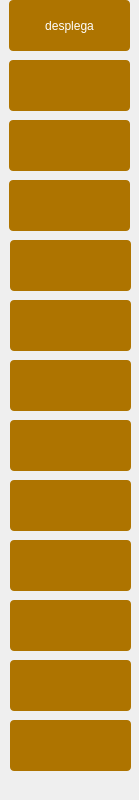
<?xml version="1.0" encoding="UTF-8"?>
<ui version="4.0">
 <class>lolDockWidgetBase</class>
 <widget class="QDockWidget" name="lolDockWidgetBase">
  <property name="geometry">
   <rect>
    <x>0</x>
    <y>0</y>
    <width>139</width>
    <height>800</height>
   </rect>
  </property>
  <property name="autoFillBackground">
   <bool>true</bool>
  </property>
  <property name="features">
   <set>QDockWidget::AllDockWidgetFeatures</set>
  </property>
  <property name="allowedAreas">
   <set>Qt::AllDockWidgetAreas</set>
  </property>
  <property name="windowTitle">
   <string>Menu</string>
  </property>
  <widget class="QWidget" name="dockWidgetContents">
   <widget class="QPushButton" name="despliega">
    <property name="geometry">
     <rect>
      <x>9</x>
      <y>0</y>
      <width>121</width>
      <height>51</height>
     </rect>
    </property>
    <property name="styleSheet">
     <string notr="true">QPushButton{
background : rgb(174, 116, 0);
color : rgb(255, 255, 255);
border-radius : 4px;
}
QPushButton::hover{
background : rgb(104, 69, 13);
color : rgb(255, 255, 255);
border-radius : 4px;
}
QPushButton:disabled {
background: rgb(217, 217, 217)
}</string>
    </property>
    <property name="text">
     <string>desplega</string>
    </property>
    <property name="iconSize">
     <size>
      <width>112</width>
      <height>112</height>
     </size>
    </property>
   </widget>
   <widget class="QPushButton" name="btnConsulta">
    <property name="geometry">
     <rect>
      <x>9</x>
      <y>60</y>
      <width>121</width>
      <height>51</height>
     </rect>
    </property>
    <property name="styleSheet">
     <string notr="true">QPushButton{
background : rgb(174, 116, 0);
color : rgb(255, 255, 255);
border-radius : 4px;
}
QPushButton::hover{
background : rgb(104, 69, 13);
color : rgb(255, 255, 255);
border-radius : 4px;
}
QPushButton:disabled {
background: rgb(217, 217, 217)
}</string>
    </property>
    <property name="text">
     <string/>
    </property>
    <property name="iconSize">
     <size>
      <width>112</width>
      <height>112</height>
     </size>
    </property>
   </widget>
   <widget class="QPushButton" name="btnDibujo">
    <property name="geometry">
     <rect>
      <x>9</x>
      <y>120</y>
      <width>121</width>
      <height>51</height>
     </rect>
    </property>
    <property name="styleSheet">
     <string notr="true">QPushButton{
background : rgb(174, 116, 0);
color : rgb(255, 255, 255);
border-radius : 4px;
}
QPushButton::hover{
background : rgb(104, 69, 13);
color : rgb(255, 255, 255);
border-radius : 4px;
}
QPushButton:disabled {
background: rgb(217, 217, 217)
}</string>
    </property>
    <property name="text">
     <string/>
    </property>
    <property name="iconSize">
     <size>
      <width>112</width>
      <height>112</height>
     </size>
    </property>
   </widget>
   <widget class="QPushButton" name="btnEliminar">
    <property name="geometry">
     <rect>
      <x>9</x>
      <y>180</y>
      <width>121</width>
      <height>51</height>
     </rect>
    </property>
    <property name="styleSheet">
     <string notr="true">QPushButton{
background : rgb(174, 116, 0);
color : rgb(255, 255, 255);
border-radius : 4px;
}
QPushButton::hover{
background : rgb(104, 69, 13);
color : rgb(255, 255, 255);
border-radius : 4px;
}
QPushButton:disabled {
background: rgb(217, 217, 217)
}</string>
    </property>
    <property name="text">
     <string/>
    </property>
    <property name="iconSize">
     <size>
      <width>112</width>
      <height>112</height>
     </size>
    </property>
   </widget>
   <widget class="QPushButton" name="btnAsigRev">
    <property name="geometry">
     <rect>
      <x>10</x>
      <y>480</y>
      <width>121</width>
      <height>51</height>
     </rect>
    </property>
    <property name="styleSheet">
     <string notr="true">QPushButton{
background : rgb(174, 116, 0);
color : rgb(255, 255, 255);
border-radius : 4px;
}
QPushButton::hover{
background : rgb(104, 69, 13);
color : rgb(255, 255, 255);
border-radius : 4px;
}
QPushButton:disabled {
background: rgb(217, 217, 217)
}</string>
    </property>
    <property name="text">
     <string/>
    </property>
    <property name="iconSize">
     <size>
      <width>112</width>
      <height>112</height>
     </size>
    </property>
   </widget>
   <widget class="QPushButton" name="btnInterRev">
    <property name="geometry">
     <rect>
      <x>10</x>
      <y>600</y>
      <width>121</width>
      <height>51</height>
     </rect>
    </property>
    <property name="styleSheet">
     <string notr="true">QPushButton{
background : rgb(174, 116, 0);
color : rgb(255, 255, 255);
border-radius : 4px;
}
QPushButton::hover{
background : rgb(104, 69, 13);
color : rgb(255, 255, 255);
border-radius : 4px;
}
QPushButton:disabled {
background: rgb(217, 217, 217)
}</string>
    </property>
    <property name="text">
     <string/>
    </property>
    <property name="iconSize">
     <size>
      <width>112</width>
      <height>112</height>
     </size>
    </property>
   </widget>
   <widget class="QPushButton" name="btnAdminUsers">
    <property name="geometry">
     <rect>
      <x>10</x>
      <y>720</y>
      <width>121</width>
      <height>51</height>
     </rect>
    </property>
    <property name="styleSheet">
     <string notr="true">QPushButton{
background : rgb(174, 116, 0);
color : rgb(255, 255, 255);
border-radius : 4px;
}
QPushButton::hover{
background : rgb(104, 69, 13);
color : rgb(255, 255, 255);
border-radius : 4px;
}
QPushButton:disabled {
background: rgb(217, 217, 217)
}</string>
    </property>
    <property name="text">
     <string/>
    </property>
    <property name="iconSize">
     <size>
      <width>112</width>
      <height>112</height>
     </size>
    </property>
   </widget>
   <widget class="QPushButton" name="btnTopologia">
    <property name="geometry">
     <rect>
      <x>10</x>
      <y>240</y>
      <width>121</width>
      <height>51</height>
     </rect>
    </property>
    <property name="styleSheet">
     <string notr="true">QPushButton{
background : rgb(174, 116, 0);
color : rgb(255, 255, 255);
border-radius : 4px;
}
QPushButton::hover{
background : rgb(104, 69, 13);
color : rgb(255, 255, 255);
border-radius : 4px;
}
QPushButton:disabled {
background: rgb(217, 217, 217)
}</string>
    </property>
    <property name="text">
     <string/>
    </property>
    <property name="iconSize">
     <size>
      <width>112</width>
      <height>112</height>
     </size>
    </property>
   </widget>
   <widget class="QPushButton" name="btnAsigCampo">
    <property name="geometry">
     <rect>
      <x>10</x>
      <y>420</y>
      <width>121</width>
      <height>51</height>
     </rect>
    </property>
    <property name="styleSheet">
     <string notr="true">QPushButton{
background : rgb(174, 116, 0);
color : rgb(255, 255, 255);
border-radius : 4px;
}
QPushButton::hover{
background : rgb(104, 69, 13);
color : rgb(255, 255, 255);
border-radius : 4px;
}
QPushButton:disabled {
background: rgb(217, 217, 217)
}</string>
    </property>
    <property name="text">
     <string/>
    </property>
    <property name="iconSize">
     <size>
      <width>112</width>
      <height>112</height>
     </size>
    </property>
   </widget>
   <widget class="QPushButton" name="btnAsigPad">
    <property name="geometry">
     <rect>
      <x>10</x>
      <y>540</y>
      <width>121</width>
      <height>51</height>
     </rect>
    </property>
    <property name="styleSheet">
     <string notr="true">QPushButton{
background : rgb(174, 116, 0);
color : rgb(255, 255, 255);
border-radius : 4px;
}
QPushButton::hover{
background : rgb(104, 69, 13);
color : rgb(255, 255, 255);
border-radius : 4px;
}
QPushButton:disabled {
background: rgb(217, 217, 217)
}</string>
    </property>
    <property name="text">
     <string/>
    </property>
    <property name="iconSize">
     <size>
      <width>112</width>
      <height>112</height>
     </size>
    </property>
   </widget>
   <widget class="QPushButton" name="btnFusDiv">
    <property name="geometry">
     <rect>
      <x>10</x>
      <y>300</y>
      <width>121</width>
      <height>51</height>
     </rect>
    </property>
    <property name="styleSheet">
     <string notr="true">QPushButton{
background : rgb(174, 116, 0);
color : rgb(255, 255, 255);
border-radius : 4px;
}
QPushButton::hover{
background : rgb(104, 69, 13);
color : rgb(255, 255, 255);
border-radius : 4px;
}
QPushButton:disabled {
background: rgb(217, 217, 217)
}</string>
    </property>
    <property name="text">
     <string/>
    </property>
    <property name="iconSize">
     <size>
      <width>112</width>
      <height>112</height>
     </size>
    </property>
   </widget>
   <widget class="QPushButton" name="btnCargaMasiva">
    <property name="geometry">
     <rect>
      <x>10</x>
      <y>360</y>
      <width>121</width>
      <height>51</height>
     </rect>
    </property>
    <property name="styleSheet">
     <string notr="true">QPushButton{
background : rgb(174, 116, 0);
color : rgb(255, 255, 255);
border-radius : 4px;
}
QPushButton::hover{
background : rgb(104, 69, 13);
color : rgb(255, 255, 255);
border-radius : 4px;
}
QPushButton:disabled {
background: rgb(217, 217, 217)
}</string>
    </property>
    <property name="text">
     <string/>
    </property>
    <property name="iconSize">
     <size>
      <width>112</width>
      <height>112</height>
     </size>
    </property>
   </widget>
   <widget class="QPushButton" name="btnInterPad">
    <property name="geometry">
     <rect>
      <x>10</x>
      <y>660</y>
      <width>121</width>
      <height>51</height>
     </rect>
    </property>
    <property name="styleSheet">
     <string notr="true">QPushButton{
background : rgb(174, 116, 0);
color : rgb(255, 255, 255);
border-radius : 4px;
}
QPushButton::hover{
background : rgb(104, 69, 13);
color : rgb(255, 255, 255);
border-radius : 4px;
}
QPushButton:disabled {
background: rgb(217, 217, 217)
}</string>
    </property>
    <property name="text">
     <string/>
    </property>
    <property name="iconSize">
     <size>
      <width>112</width>
      <height>112</height>
     </size>
    </property>
   </widget>
  </widget>
 </widget>
 <resources/>
 <connections/>
</ui>
